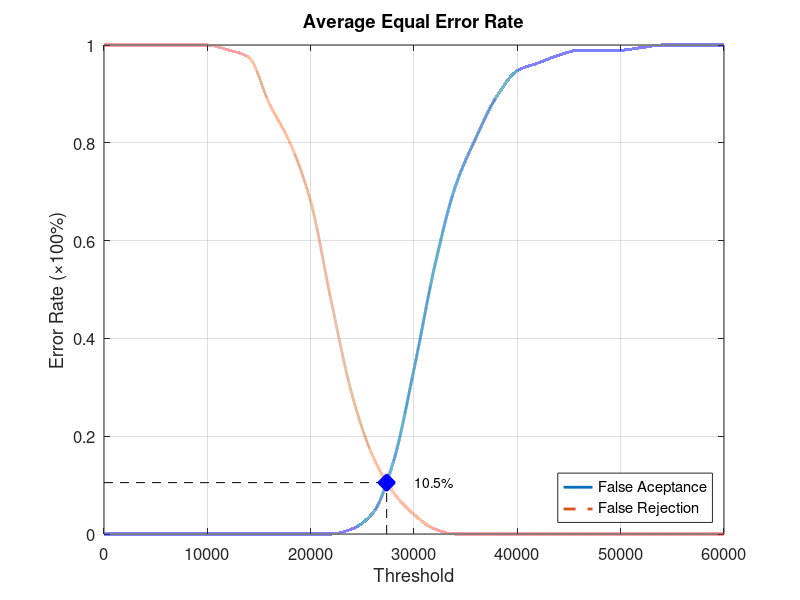
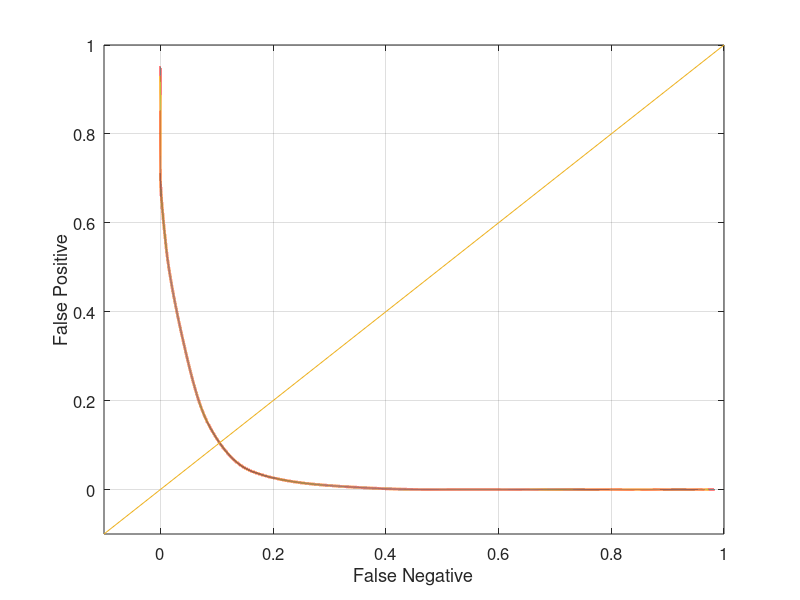

Here is the MATLAB script that generated these plots, in order:
function yEER = Database4_4
close all;
clear;
clc;
x = 0:2000:60000;
xq = 0:0.5:60000;

y0 = [0 0 0 0 0 0 0 0 0 0 0 0 0.0105263 0.0421053 0.147368 0.336842 0.547368 0.710526 0.810526 0.894737 0.947368 0.963158 0.978947 0.989474 0.989474 0.989474 0.994737 1 1 1 1];
yy0 = interp1(x, y0, xq, 'pchip');
y1 = [1 1 1 1 1 1 0.99 0.975 0.88 0.8 0.68 0.475 0.285 0.16 0.085 0.04 0.01 0 0 0 0 0 0 0 0 0 0 0 0 0 0];
yy1 = interp1(x, y1, xq, 'pchip');

% Calculating EER: 
y2 = abs(y0 - y1);
find(y2 == min(y2))
yy2 = abs(yy0 - yy1);
xEER = find(yy2 == min(yy2));
xEERIndex = xq(xEER) % X-axis EER
yEER = yy0(xEER) % Y-axis EER

main = figure
plot(xq, yy0,'-','LineWidth', 2);	hold on
plot(xq, yy1,'--','LineWidth', 2);	hold on
plot([xEERIndex xEERIndex], [0 yEER], 'k--');	hold on
plot([0 xEERIndex], [yEER yEER], 'k--');	hold on
plot(xEERIndex, yEER, 'bx', 'LineWidth', 10);	hold on
text(xEERIndex + 10 * xEERIndex / 100, yEER, [num2str(round((10000 * yEER)) / 100) '%'])
legend('False Aceptance', 'False Rejection', 'Location', 'SouthEast')
xlabel('Threshold')
ylabel('Error Rate (\times100%)')
title('Average Equal Error Rate')
set(gca, 'FontSize', 12)
axis([0 60000 0 1])
grid on

print(main, 'Database4_4Main', '-dpng');
FNRxFPR = figure('Color', [1 1 1]);
plot(yy1, yy0, '-', yy1, yy0, 'LineWidth', 2);
hold on
y = -0.1:0.1:1
plot(y, y); 
set(gca, 'FontSize', 12)
xlabel('False Negative')
ylabel('False Positive')
axis([-0.1 1 -0.1 1])
set(gca, 'FontSize', 12)
grid on

print(FNRxFPR, 'Database4_4FNRxFPR','-dpng');
end
